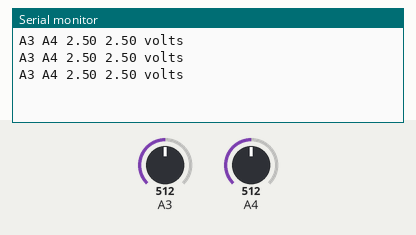
The sketch below on a simulated Arduino Uno, built with avr-gcc and run on an emulated ATmega328P. On the bench: the last lines printed to the serial monitor. The test bench sets the inputs (shaded band); at power-on: A3 = 512, A4 = 512.

Above: at 1.3 s.
1.4 s: A3 set to 716
At 1.9 s:
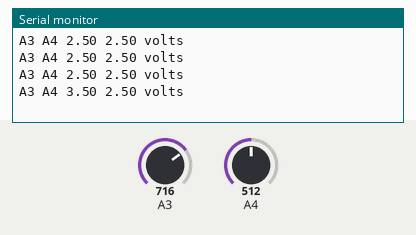
2.9 s: A4 set to 716
At 3.3 s:
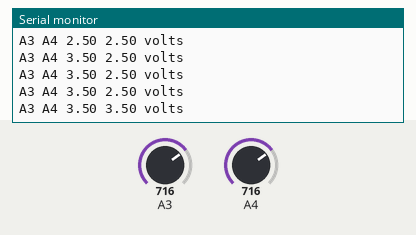
4.4 s: A3 set to 900
At 4.9 s:
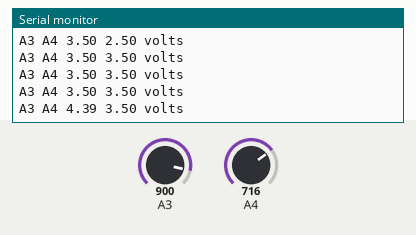
5.9 s: A4 set to 900
At 6.4 s:
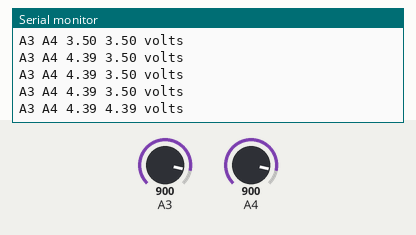
Timing chart, 0 to 8.4 s (numbered marks = the images above; inputs shaded):
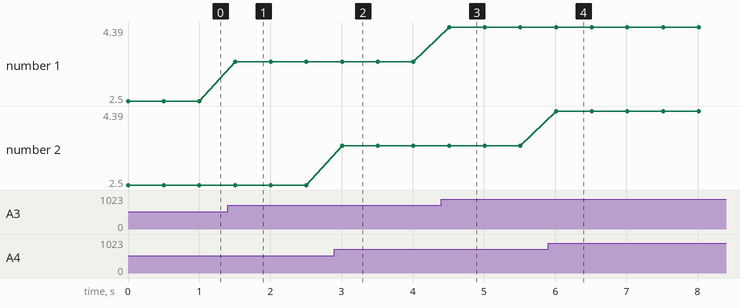

Measured:
- after the input at 1.4 s, the serial monitor: prints a new line after 0.10 s (image 1)
- after the input at 2.9 s, the serial monitor: prints a new line after 0.11 s (image 2)
- after the input at 4.4 s, the serial monitor: prints a new line after 0.11 s (image 3)
- after the input at 5.9 s, the serial monitor: prints a new line after 0.11 s (image 4)
- plotted number 1: 2.5 → 3.5 after the input at 1.4 s, 3.5 → 4.39 after the input at 4.4 s

The sketch:

light_sensor_tests.ino
```cpp
/*
 * Robotics with the BOE Shield - PhototransistorVoltage
 * Display voltage of phototransistor circuit output connected to A3 in
 * the serial monitor.
 */

void setup()                                 // Built-in initialization block
{
  Serial.begin(9600);                        // Set data rate to 9600 bps
}

void loop()                                  // Main loop auto-repeats
{
  Serial.print("A3 A4 ");                     // Display "A3 = "
  Serial.print(volts(A3));
  Serial.print(" ");
  Serial.print(volts(A4));   // Display measured A3 volts
  Serial.println(" volts");                  // Display " volts" & newline
  delay(500);                               // Delay for 1 second
}

float volts(int adPin)                       // Measures volts at adPin
{                                            // Returns floating point voltage
 return float(analogRead(adPin)) * 5.0 / 1024.0;
}
```
